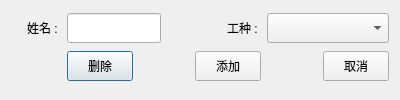
<?xml version="1.0" encoding="UTF-8"?>
<ui version="4.0">
 <class>StaffDialog</class>
 <widget class="QDialog" name="StaffDialog">
  <property name="geometry">
   <rect>
    <x>0</x>
    <y>0</y>
    <width>400</width>
    <height>100</height>
   </rect>
  </property>
  <property name="minimumSize">
   <size>
    <width>400</width>
    <height>100</height>
   </size>
  </property>
  <property name="maximumSize">
   <size>
    <width>400</width>
    <height>100</height>
   </size>
  </property>
  <property name="windowTitle">
   <string>Dialog</string>
  </property>
  <layout class="QGridLayout" name="gridLayout" rowstretch="0,0,0" columnstretch="0,0,0,0,0,0,0">
   <item row="0" column="0">
    <widget class="QLabel" name="zlabel_1">
     <property name="minimumSize">
      <size>
       <width>50</width>
       <height>0</height>
      </size>
     </property>
     <property name="text">
      <string>姓名 : </string>
     </property>
     <property name="alignment">
      <set>Qt::AlignRight|Qt::AlignTrailing|Qt::AlignVCenter</set>
     </property>
    </widget>
   </item>
   <item row="0" column="1" colspan="2">
    <widget class="QLineEdit" name="edit_name">
     <property name="minimumSize">
      <size>
       <width>50</width>
       <height>30</height>
      </size>
     </property>
    </widget>
   </item>
   <item row="0" column="3" colspan="2">
    <widget class="QLabel" name="zlabel_2">
     <property name="minimumSize">
      <size>
       <width>50</width>
       <height>0</height>
      </size>
     </property>
     <property name="text">
      <string>工种 : </string>
     </property>
     <property name="alignment">
      <set>Qt::AlignRight|Qt::AlignTrailing|Qt::AlignVCenter</set>
     </property>
    </widget>
   </item>
   <item row="0" column="5" colspan="2">
    <widget class="QComboBox" name="box_unit">
     <property name="minimumSize">
      <size>
       <width>50</width>
       <height>30</height>
      </size>
     </property>
    </widget>
   </item>
   <item row="1" column="1">
    <widget class="QPushButton" name="but_del">
     <property name="minimumSize">
      <size>
       <width>50</width>
       <height>30</height>
      </size>
     </property>
     <property name="text">
      <string>删除</string>
     </property>
    </widget>
   </item>
   <item row="1" column="4">
    <widget class="QPushButton" name="but_add">
     <property name="minimumSize">
      <size>
       <width>50</width>
       <height>30</height>
      </size>
     </property>
     <property name="text">
      <string>添加</string>
     </property>
    </widget>
   </item>
   <item row="1" column="6">
    <widget class="QPushButton" name="but_cal">
     <property name="minimumSize">
      <size>
       <width>50</width>
       <height>30</height>
      </size>
     </property>
     <property name="text">
      <string>取消</string>
     </property>
    </widget>
   </item>
   <item row="2" column="0">
    <spacer name="zhs1">
     <property name="orientation">
      <enum>Qt::Horizontal</enum>
     </property>
     <property name="sizeType">
      <enum>QSizePolicy::Fixed</enum>
     </property>
     <property name="sizeHint" stdset="0">
      <size>
       <width>50</width>
       <height>5</height>
      </size>
     </property>
    </spacer>
   </item>
   <item row="2" column="1">
    <spacer name="zhs2">
     <property name="orientation">
      <enum>Qt::Horizontal</enum>
     </property>
     <property name="sizeType">
      <enum>QSizePolicy::Fixed</enum>
     </property>
     <property name="sizeHint" stdset="0">
      <size>
       <width>50</width>
       <height>5</height>
      </size>
     </property>
    </spacer>
   </item>
   <item row="2" column="2" colspan="2">
    <spacer name="zhs3">
     <property name="orientation">
      <enum>Qt::Horizontal</enum>
     </property>
     <property name="sizeType">
      <enum>QSizePolicy::Fixed</enum>
     </property>
     <property name="sizeHint" stdset="0">
      <size>
       <width>50</width>
       <height>5</height>
      </size>
     </property>
    </spacer>
   </item>
   <item row="2" column="4">
    <spacer name="zhs4">
     <property name="orientation">
      <enum>Qt::Horizontal</enum>
     </property>
     <property name="sizeType">
      <enum>QSizePolicy::Fixed</enum>
     </property>
     <property name="sizeHint" stdset="0">
      <size>
       <width>50</width>
       <height>5</height>
      </size>
     </property>
    </spacer>
   </item>
   <item row="2" column="5">
    <spacer name="zhs6">
     <property name="orientation">
      <enum>Qt::Horizontal</enum>
     </property>
     <property name="sizeType">
      <enum>QSizePolicy::Fixed</enum>
     </property>
     <property name="sizeHint" stdset="0">
      <size>
       <width>50</width>
       <height>5</height>
      </size>
     </property>
    </spacer>
   </item>
   <item row="2" column="6">
    <spacer name="zhs5">
     <property name="orientation">
      <enum>Qt::Horizontal</enum>
     </property>
     <property name="sizeType">
      <enum>QSizePolicy::Fixed</enum>
     </property>
     <property name="sizeHint" stdset="0">
      <size>
       <width>50</width>
       <height>5</height>
      </size>
     </property>
    </spacer>
   </item>
  </layout>
 </widget>
 <resources/>
 <connections/>
</ui>
